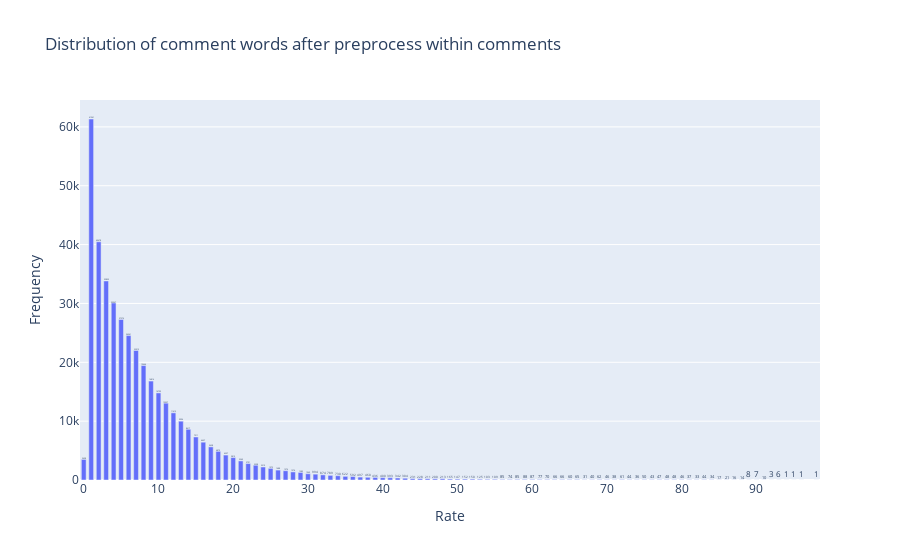

The cell this chart's notebook holds for it:
### Code cell
df_train['len_comment_after_preprocess_by_word'] = df_train['cleaned_comment'].apply(lambda x: len(word_tokenize(x)))
min_max_len = df_train["len_comment_after_preprocess_by_word"].min(), df_train["len_comment_after_preprocess_by_word"].max()
print(f'Min: {min_max_len[0]} \tMax: {min_max_len[1]}')

fig = go.Figure()

groupby_rate = df_train.groupby('len_comment_after_preprocess_by_word')['len_comment_after_preprocess_by_word'].count()

fig.add_trace(go.Bar(
    x=list(sorted(groupby_rate.index)),
    y=groupby_rate.tolist(),
    text=groupby_rate.tolist(),
    textposition='auto'
))

fig.update_layout(
    title_text='Distribution of comment words after preprocess within comments',
    xaxis_title_text='Rate',
    yaxis_title_text='Frequency',
    bargap=0.2,
    bargroupgap=0.2)

fig.show()

### Figure 1 — Plotly figure (JSON) as saved in the notebook; plotly's stock layout.template omitted (floating-point values rounded to 4 significant figures)
{"data": [{"text": ["3498", "61341", "40478", "33825", "30067", "27276", "24541", "22015", "19444", "16816", "14799", "13057", "11412", "9996", "8617", "7311", "6427", "5628", "4870", "4237", "3810", "3243", "2791", "2508", "2210", "1975", "1688", "1576", "1374", "1283", "1060", "994", "874", "789", "730", "622", "592", "497", "460", "436", "400", "393", "342", "304", "231", "228", "211", "200", "213", "165", "147", "152", "150", "125", "103", "109", "85", "74", "85", "88", "87", "77", "70", "66", "66", "60", "65", "31", "40", "62", "46", "38", "61", "44", "36", "50", "43", "47", "48", "48", "46", "37", "33", "44", "34", "17", "21", "16", "14", "8", "7", "10", "3", "6", "1", "1", "1", "1"], "textposition": "auto", "type": "bar", "x": [0, 1, 2, 3, 4, 5, 6, 7, 8, 9, 10, 11, 12, 13, 14, 15, 16, 17, 18, 19, 20, 21, 22, 23, 24, 25, 26, 27, 28, 29, 30, 31, 32, 33, 34, 35, 36, 37, 38, 39, 40, 41, 42, 43, 44, 45, 46, 47, 48, 49, 50, 51, 52, 53, 54, 55, 56, 57, 58, 59, 60, 61, 62, 63, 64, 65, 66, 67, 68, 69, 70, 71, 72, 73, 74, 75, 76, 77, 78, 79, 80, 81, 82, 83, 84, 85, 86, 87, 88, 89, 90, 91, 92, 93, 94, 95, 96, 98], "y": [3498, 61341, 40478, 33825, 30067, 27276, 24541, 22015, 19444, 16816, 14799, 13057, 11412, 9996, 8617, 7311, 6427, 5628, 4870, 4237, 3810, 3243, 2791, 2508, 2210, 1975, 1688, 1576, 1374, 1283, 1060, 994, 874, 789, 730, 622, 592, 497, 460, 436, 400, 393, 342, 304, 231, 228, 211, 200, 213, 165, 147, 152, 150, 125, 103, 109, 85, 74, 85, 88, 87, 77, 70, 66, 66, 60, 65, 31, 40, 62, 46, 38, 61, 44, 36, 50, 43, 47, 48, 48, 46, 37, 33, 44, 34, 17, 21, 16, 14, 8, 7, 10, 3, 6, 1, 1, 1, 1]}], "layout": {"bargap": 0.2, "bargroupgap": 0.2, "title": {"text": "Distribution of comment words after preprocess within comments"}, "xaxis": {"title": {"text": "Rate"}}, "yaxis": {"title": {"text": "Frequency"}}}}
